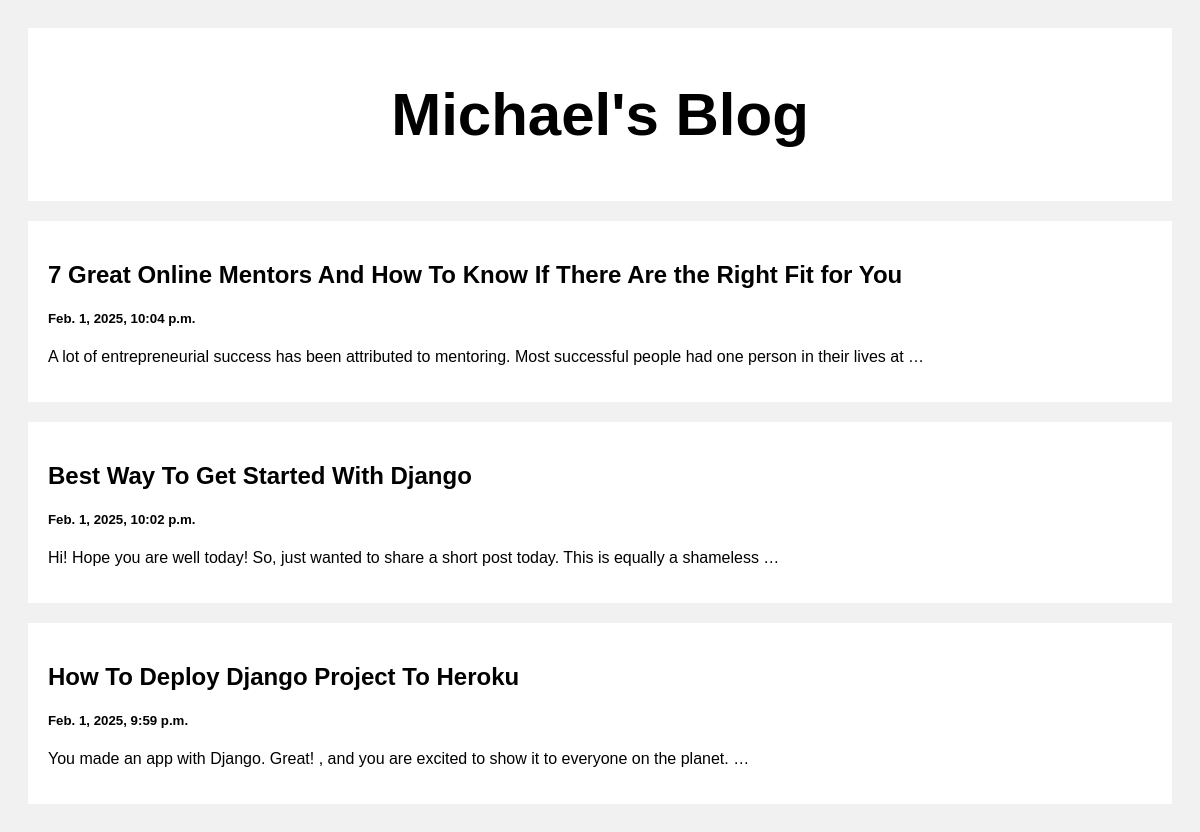
The page / on the database its author committed.
### posts/models.py (models this page shows)
class Post(models.Model):
    title=models.CharField(max_length=100)
    body=models.CharField(max_length=1000000)
    created_at=models.DateTimeField(default=datetime.now, blank=True)

### posts/views.py (the view)
# urls.py: path('', views.index, name='index'),
def index(request):
    posts = Post.objects.all()
    return render(request,'index.html',{'posts':posts})

### templates/index.html (shortened to what this page needs)
<!DOCTYPE html>
<html>
  <head>
  </head>
  <body>
    <div class="header">
      <h2>Michael's Blog</h2>
    </div>
    <div class="row">
      <div class="leftcolumn">
        {% for post in posts reversed %}
        <div class="card">
          <a style="text-decoration: none; color: black" href="/{{post.title}}">
            <h2>{{post.title}}</h2>
            <h5>{{post.created_at}}</h5>
            <p>{{post.body|truncatewords:20}}</p>
          </a>
        </div>
        {% endfor %}
      </div>
    </div>
  </body>
</html>

### templates/index.html (style rules this page uses)
* { box-sizing: border-box; }
body { font-family: Arial; padding: 20px; background: #f1f1f1; }
.header { padding: 2px; font-size: 40px; text-align: center; background: white; }
.leftcolumn { float: left; width: 100%; }
.card { background-color: white; padding: 20px; margin-top: 20px; }
.row:after { content: ""; display: table; clear: both; }

### rows shown on the page
Post: title "7 Great Online Mentors And How To Know If There Are the Right Fit for You", created_at "Feb. 1, 2025, 10:04 p.m.", body "A lot of entrepreneurial success has been attributed to mentoring. Most successful people had one person in their lives at …"
Post: title "Best Way To Get Started With Django", created_at "Feb. 1, 2025, 10:02 p.m.", body "Hi! Hope you are well today! So, just wanted to share a short post today. This is equally a shameless …"
Post: title "How To Deploy Django Project To Heroku", created_at "Feb. 1, 2025, 9:59 p.m.", body "You made an app with Django. Great! , and you are excited to show it to everyone on the planet. …"
